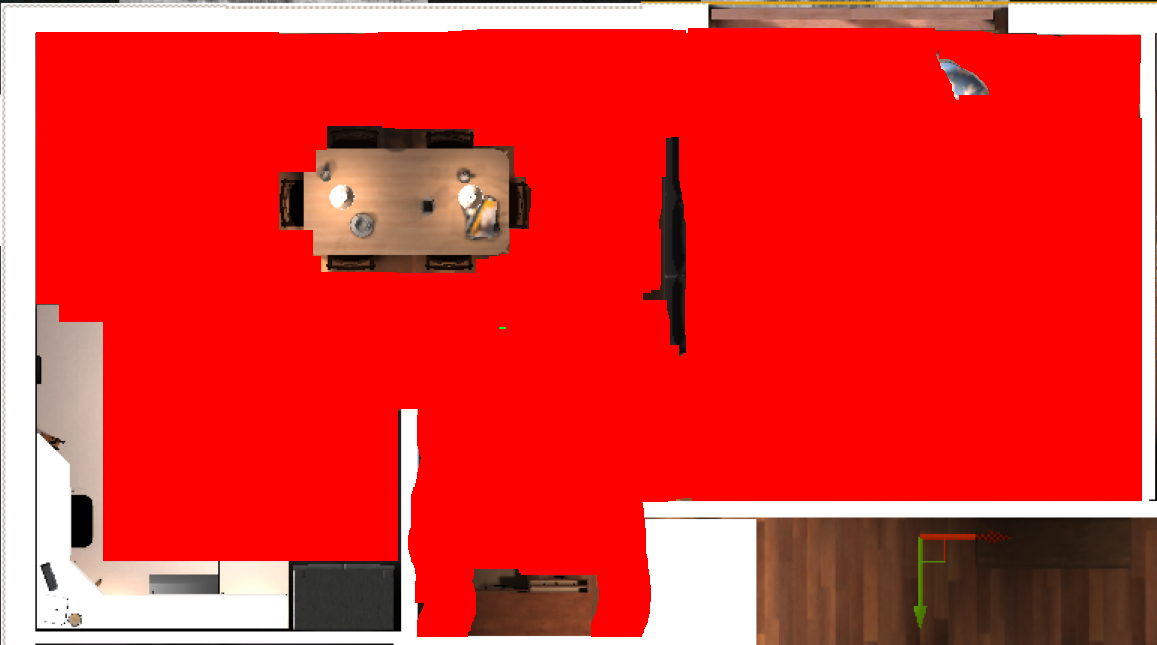
#> input picture embodied_active_learning/scripts/map_generation/map/BigFlatLivingRoomWithDresser.png, 1157 x 645 px, found by its file name
$ jupyter execute createMap.ipynb
#> lines starting #> are read from the running program, lines starting #| are printed output that depends on the picture; after the words box and inside, x2 and y2 are one past the last pixel; in counts of white or black regions, pixels touching at a corner belong together; long printed decimals are rounded
[cell 1]
import numpy as np
from PIL import Image
import matplotlib.pyplot as plt
from scipy import ndimage
from scipy.ndimage.morphology import binary_dilation,binary_erosion

[cell 2]
floor_width = 9.77 #m
floor_height =  5.30#m

[cell 3]
floor_color = (255,0,0) # np.asarray([255,133,0])
start_pos_color = (0,255,0)
floor_delta = 7
start_pos_delta = 0

[cell 4]
exported_map = np.asarray(Image.open("/home/rene/catkin_ws/src/active_learning_for_segmentation/embodied_active_learning/scripts/map_generation/map/BigFlatLivingRoomWithDresser.png"))[:,:,0:3]
plt.imshow(exported_map)

[cell 5]
masks_floor = [np.logical_and(exported_map[:,:,i] <= floor_color[i] + floor_delta, exported_map[:,:,i] >= floor_color[i] - floor_delta) for i in range(3)]
#> masks_floor = 3 items
masks_start = [np.logical_and(exported_map[:,:,i] <= start_pos_color[i] + start_pos_delta, exported_map[:,:,i] >= start_pos_color[i] - start_pos_delta) for i in range(3)]
#> masks_start = 3 items
map_occupied = np.logical_not(np.logical_or(np.logical_and(*masks_floor), np.logical_and(*masks_start)))
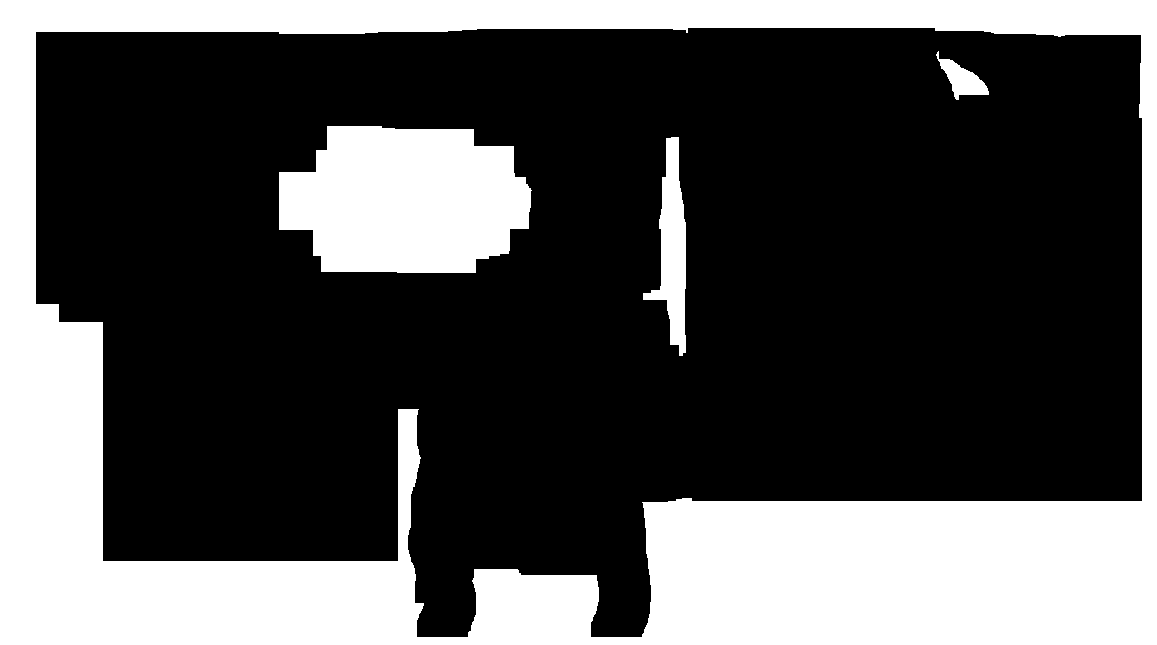
#> map_occupied: shape (645, 1157) bool; 31.4% white; 4 white regions, box (x1, y1, x2, y2) and area: (0, 0, 1157, 645) 199140, (279, 126, 532, 273) 29910, (643, 137, 686, 356) 4362, (936, 51, 989, 100) 1042

[cell 6]
player_start = np.where(np.logical_and(*masks_start))
#> player_start = 14 positions, rows 327 to 328, columns 499 to 505
player_start_coord = player_start[0][0], player_start[1][0]
#> player_start_coord = (327, 499)

[cell 7]
plt.imshow(map_occupied)
plt.imshow(binary_dilation(np.logical_and(*masks_start), structure = np.ones((10,10))), alpha = 0.5)
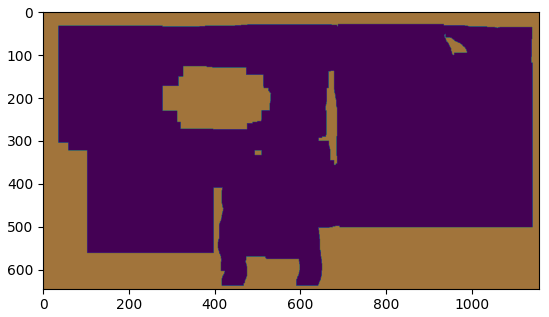
#> figure drawn by matplotlib, 1 panel

[cell 8]
map_free = np.logical_not(map_occupied)
plt.imshow(map_free)

[cell 9]
width_px = 0
for row_idx in range(map_free.shape[0]):
    row = map_free[row_idx, :]
    match = np.where(row == True)[0]
    if len(match) == 0:
        continue
    width = match[-1] - match[0]
    if width > width_px:
        width_px = width
#> this loop made 645 passes
#> (width, width_px) on passes 29, 30, 31, 32, 33, 34, 35, 36, 119: (246, 246), (457, 457), (472, 472), (535, 535), (954, 954), (957, 957), (999, 999), (1104, 1104), (1105, 1105)
#> width on passes 37 to 42: 1104, 1104, 1104, 1104, 1104, 1104
#> after the loop, width_px = 1105

height_px = 0
for row_idx in range(map_free.shape[1]):
    row = map_free[:, row_idx]
    match = np.where(row == True)[0]
    if len(match) == 0:
        continue
    width = match[-1] - match[0]
    if width > height_px:
        height_px = width
#> this loop made 1157 passes
#> (width, height_px) on passes 37, 60, 104, 412, 413, 414, 415, 416, 418, 449, 463, 592: (271, 271), (289, 289), (528, 528), (529, 529), (530, 530), (532, 532), (535, 535), (570, 570), (604, 604), (605, 605), (606, 606), (607, 607)
#> width on passes 38 to 43: 271, 271, 271, 271, 271, 271
#> after the loop, height_px = 607

## Use Binary Dilation to make sure drone will never move too close to object boundaries

[cell 10]
width_pixel = width_px #map_free.shape[1]
#> width_pixel = 1105
height_pixel = height_px # map_free.shape[0]
#> height_pixel = 607

length_per_pixel = 1/2 * (floor_width/width_pixel + floor_height/height_pixel)
#> length_per_pixel = 0.00879
map_width = map_free.shape[1]*length_per_pixel
#> map_width = 10.17
map_height =  map_free.shape[0]*length_per_pixel
#> map_height = 5.67
print("map shape [m]: ", map_height, map_width)
#| map shape [m]:  5.667 10.166

[cell 11]
dilated = binary_dilation(map_occupied, structure = np.ones((25,25)))
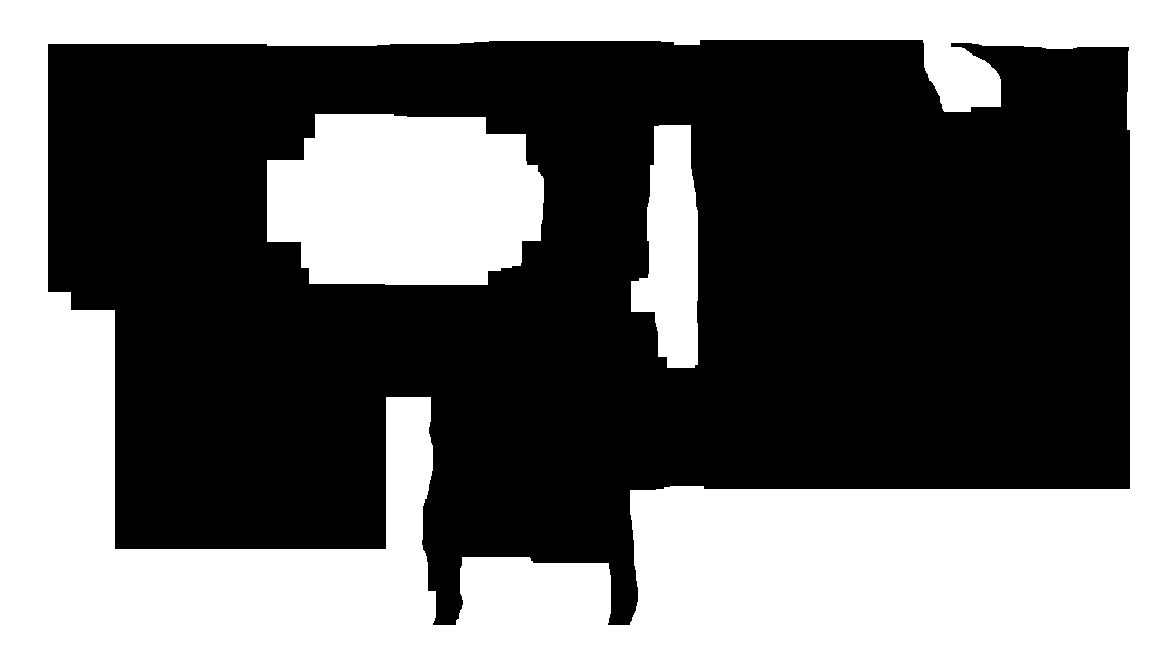
#> dilated: shape (645, 1157) bool; 40.4% white; 3 white regions, box (x1, y1, x2, y2) and area: (0, 0, 1157, 645) 250278, (267, 114, 544, 285) 40086, (631, 125, 698, 368) 11298

[cell 12]
plt.imshow(dilated)

[cell 13]
labeled, nr_objects = ndimage.label(np.logical_not(dilated) )
#> nr_objects = 1
print("Number of objects is {}".format(nr_objects))
#| Number of objects is 1
if nr_objects != 1:
    max_idx = np.argmax(np.asarray([np.sum(labeled == i) for i in range(1,nr_objects)])) + 1
    final_free_map =  labeled == max_idx
else:
    final_free_map = dilated

final_free_map_pil = Image.fromarray(np.logical_not(final_free_map))
plt.imshow(final_free_map_pil)
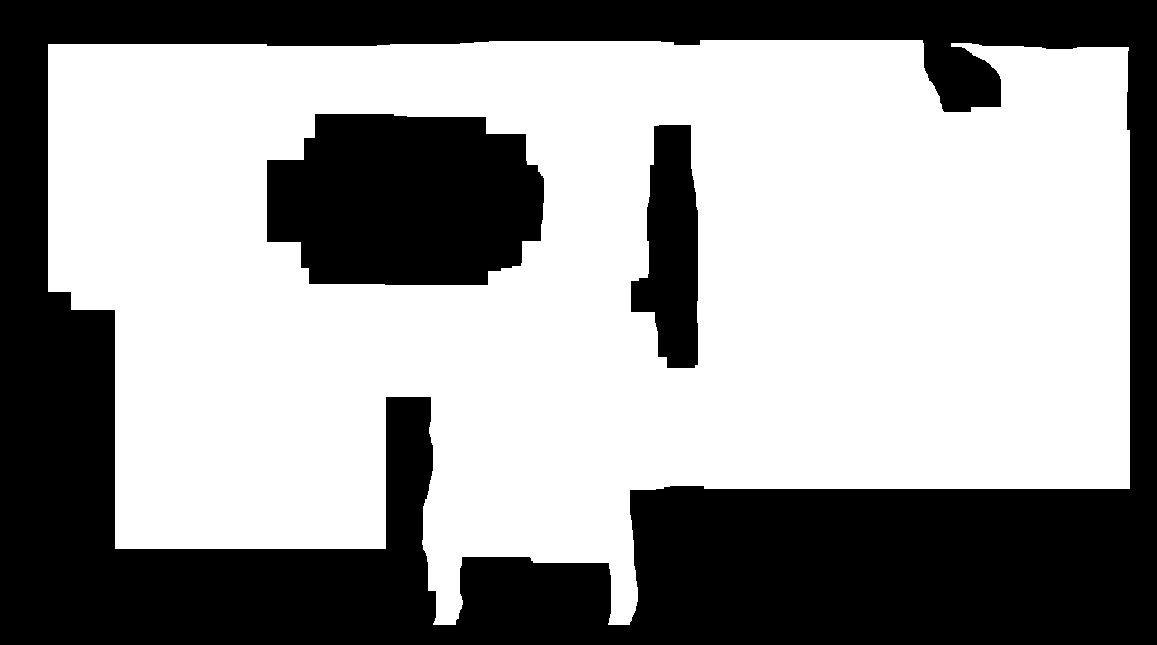
#> shown: shape (645, 1157, 4); mean R, G, B, A 151.9, 151.9, 151.9, 255

[cell 14]
# Save a dictionary into a pickle file.
import pickle

[cell 15]
player_start_coord
#> Out = (327, 499)
